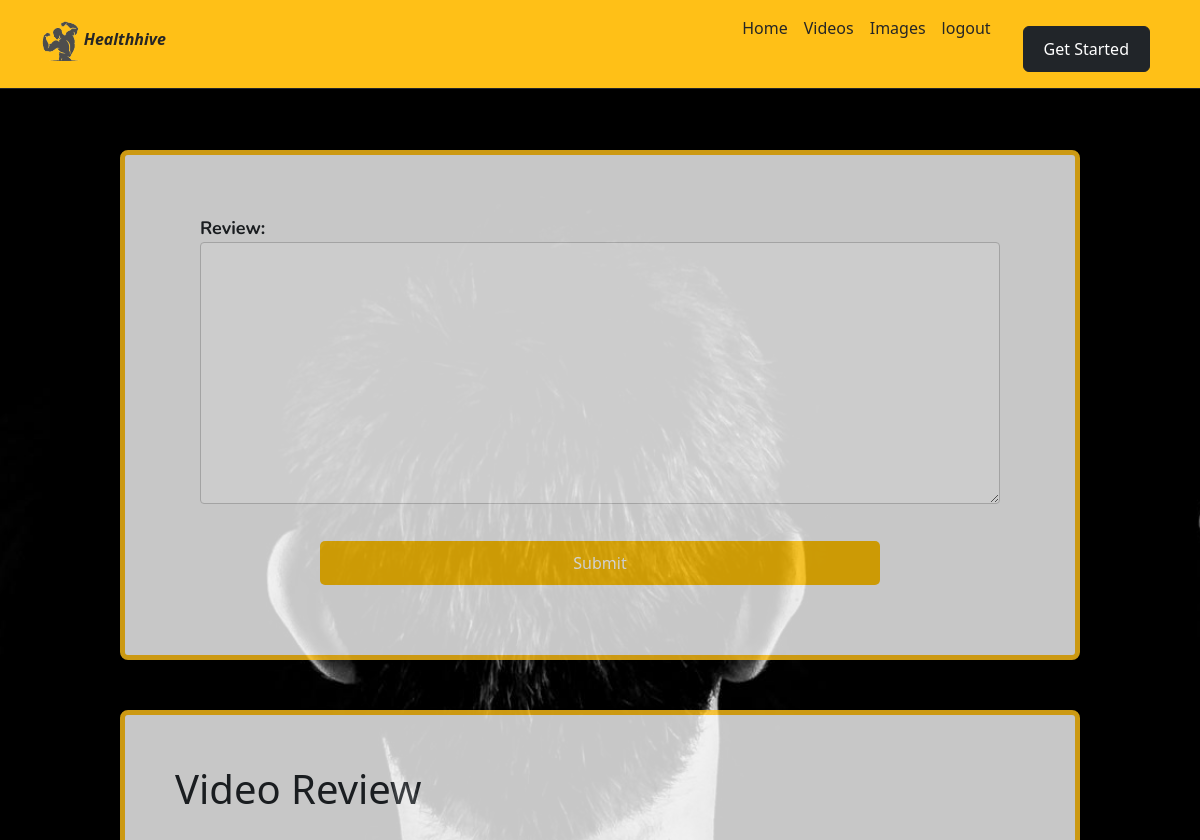
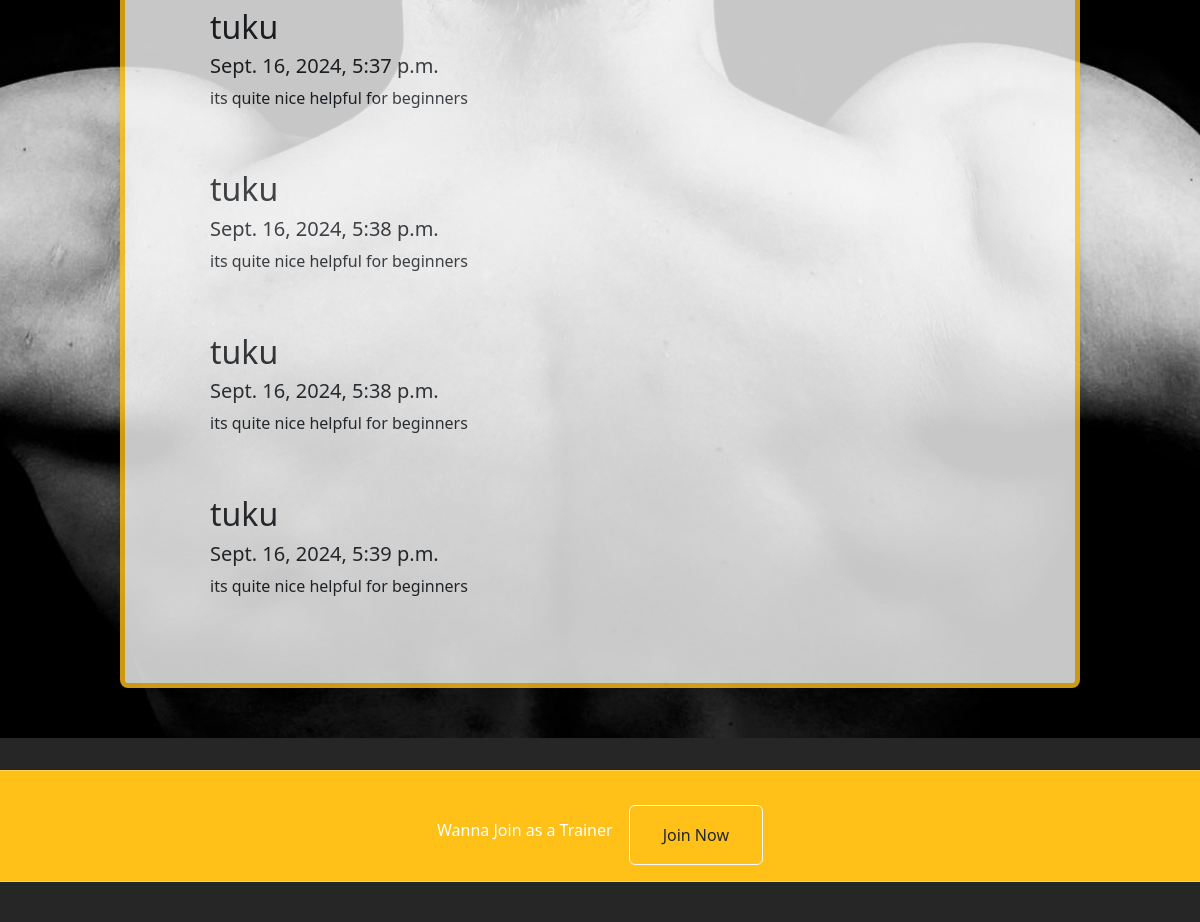
Before: /data/video_review/5/ (signed in) with the older database file (2 pictures, top to bottom).
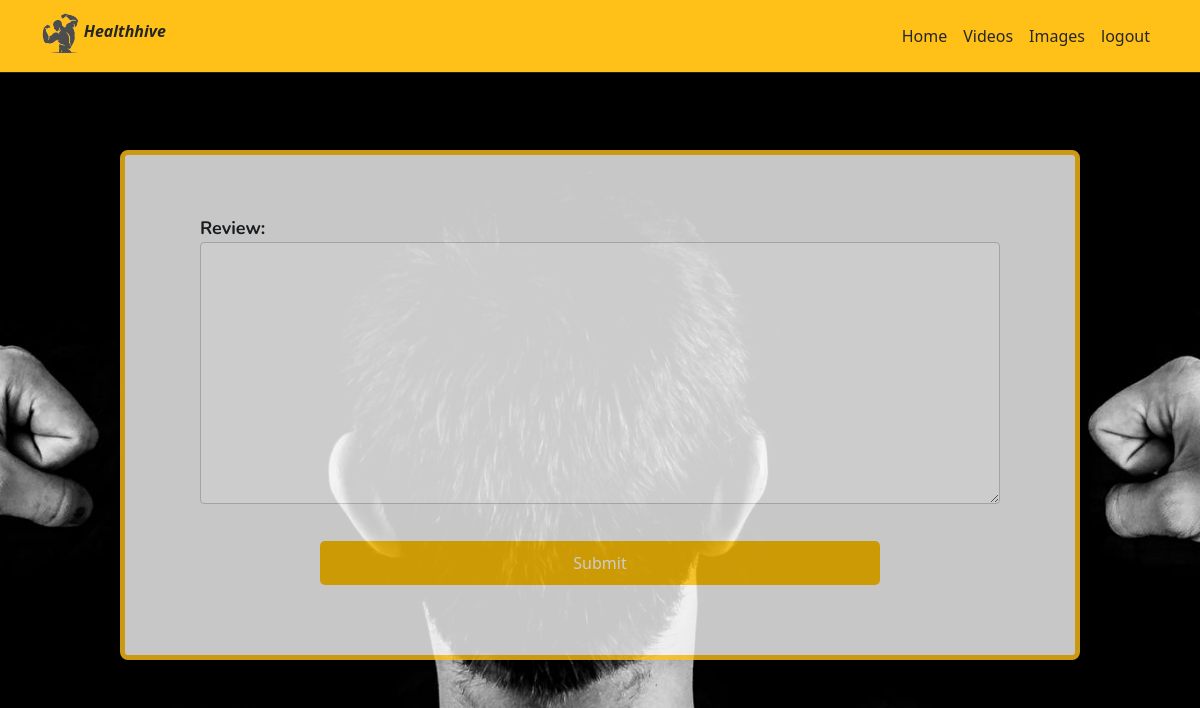
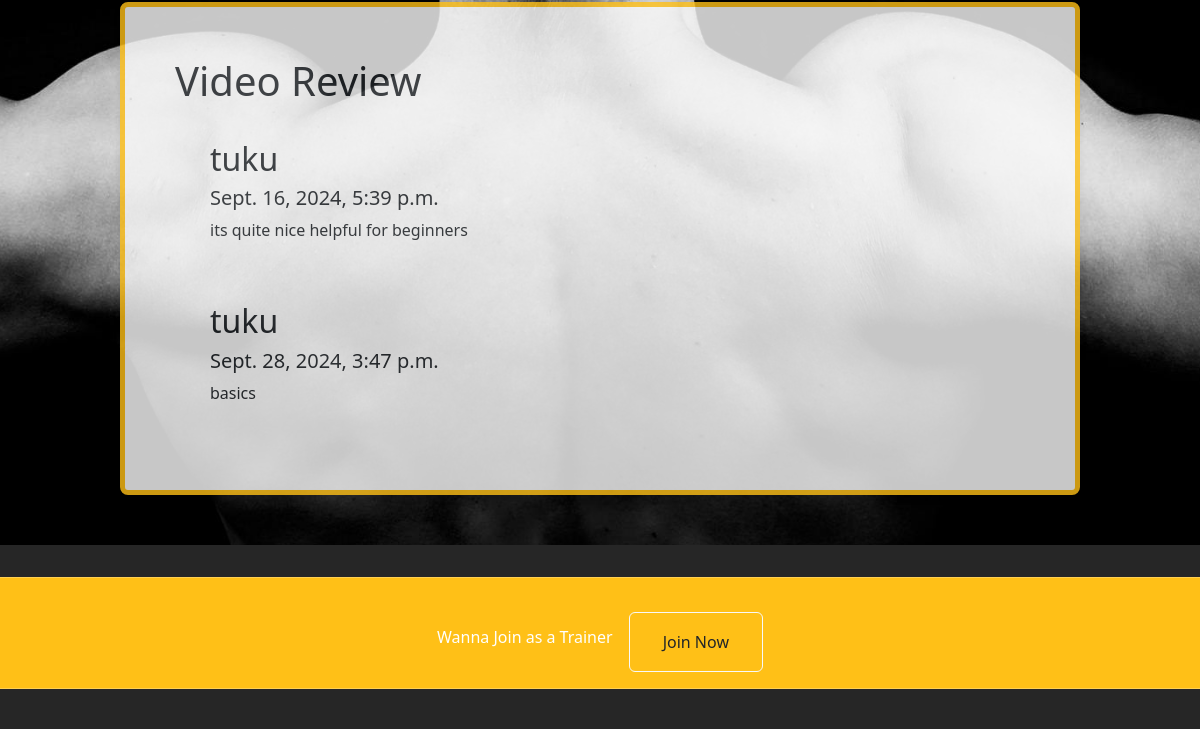
After: the same page with the newer database file (2 pictures, top to bottom).
### data/models.py (models this page shows)
class VideoReview(models.Model):
    video= models.ForeignKey(Video,on_delete=models.CASCADE)
    user = models.ForeignKey(PlatformUser,on_delete=models.CASCADE)
    review = models.TextField(null=True,blank=True)
    created_at = models.DateTimeField(auto_now_add=True)
    updated_at = models.DateTimeField(auto_now=True)
    def __str__(self):
        return f'{self.video.title} - {self.review[:20]}'

### account/models.py (models this page shows)
class PlatformUser(models.Model):
    user=models.OneToOneField(User,on_delete=models.CASCADE,related_name='platform_user_profile')
    profile_image = models.ImageField(upload_to = 'profile_image/',null=True)
    phone_number = models.CharField( max_length=10,null=False,unique=True)
    dob = models.DateField(null=False)
    age = models.IntegerField(null=False,blank=False)
    gender = models.CharField(max_length=10,choices=[('male','male'),('female','female'),('others','others')])
    created_at = models.DateTimeField(auto_now_add=True)
    subscription = models.BooleanField(default= False)
    class Meta:
        permissions =[
            ('is_platform_user','Is platform user')
        ]
    def __str__(self):
        return self.user.username

### data/views.py (the view, shortened to what this page needs)
# urls.py: path('video_review/<int:video_id>/',Video_review.as_view(),name='video_review_'),
class Video_review(PlatformUserRequiredMixin,View):
    def get(self,request,video_id):
        form=VideoReview_form()
        video_review = VideoReview.objects.filter(video__id = video_id)
        print('=================>data from video review',video_review)
        return render(request,'data/review.html',{'form':form,'video_review':video_review})

### data/forms.py
class VideoReview_form(forms.ModelForm):
    class Meta:
        model = VideoReview
        fields=['review']

### account/mixins.py (called while the page is built)
    def test_func(self) :
        print("===========>test func of mixin from platform user")
        return self.request.user.has_perm('account.is_platform_user')

### home/context_processors.py (called while the page is built)
def user_type(request):
    logged_in_user=request.session.get('username')
    print(f"=======================>{logged_in_user}")
    request.session['is_trainer'] = Trainer.objects.filter(user__username=logged_in_user).exists()
    request.session['is_platform_user'] = PlatformUser.objects.filter(user__username=logged_in_user).exists()
    return {
        'session':request.session
    }

### data/templates/data/Review.html (shortened to what this page needs)
{% extends "base.html" %}
{% load static %}
{% block add_css %}
<link href="{% static 'data\css\add_.css' %}" rel="stylesheet">
{% endblock %}
{% block content %}
<div class="form-container mx-auto">
    <form class="form-center" method="post" enctype="multipart/form-data">
        {{form.as_p}}
        <button type="submit" class="submit-btn btn btn-warning " >Submit</button>
    </form>
</div>
{% if video_review %}
<div class="form-container mx-auto">
    <h1>Video Review</h1>
{% for review in video_review %}
        <div class="review_user">
            <h2>{{review.user}}</h2>
            <h5>{{review.created_at}}</h5>
            <label>{{review.review}}</label>
        </div>
        {% endfor %}
    </div>
{% endif %}
{% endblock %}

Changed rows visible on the page:
removed VideoReview: user "tuku", created_at "Sept. 16, 2024, 5:37 p.m.", review "its quite nice helpful for beginners"
removed VideoReview: user "tuku", created_at "Sept. 16, 2024, 5:38 p.m.", review "its quite nice helpful for beginners"
removed VideoReview: user "tuku", created_at "Sept. 16, 2024, 5:38 p.m.", review "its quite nice helpful for beginners"
added VideoReview: user "tuku", created_at "Sept. 28, 2024, 3:47 p.m.", review "basics"
Other visible differences:
text no longer shown: "Get Started"
